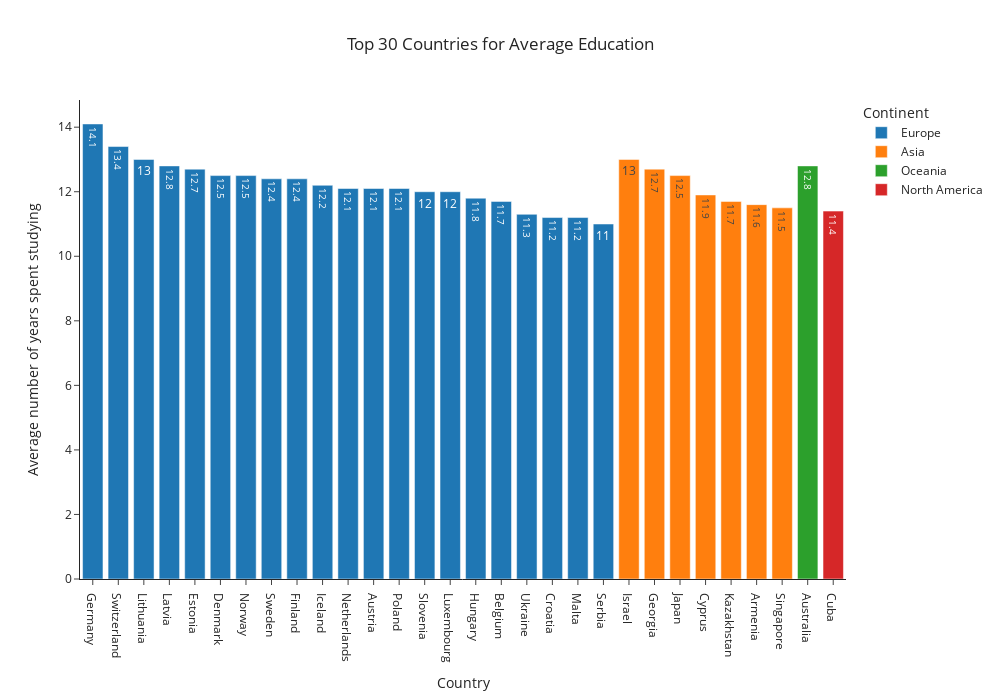

Notebook code for this chart:
### Code cell
fig = px.bar(final_df_2[final_df_2['Year'] == 2015].sort_values('avg_years_of_schooling',ascending=False).head(30),x='Country', y='avg_years_of_schooling',
        color='Continent',template='simple_white', width=1000, height=700, text='avg_years_of_schooling', title='Top 30 Countries for Average Education',
        labels={'avg_years_of_schooling':'Average number of years spent studying'})
fig.update_layout(title_text='Top 30 Countries for Average Education', title_x=0.5)
fig

### Figure 1 — Plotly figure (JSON) as saved in the notebook; plotly's stock layout.template omitted (floating-point values rounded to 4 significant figures)
{"data": [{"alignmentgroup": "True", "hovertemplate": "Continent=Europe<br>Country=%{x}<br>Average number of years spent studying=%{text}<extra></extra>", "legendgroup": "Europe", "marker": {"color": "#1F77B4", "pattern": {"shape": ""}}, "name": "Europe", "offsetgroup": "Europe", "orientation": "v", "showlegend": true, "text": [14.1, 13.4, 13, 12.8, 12.7, 12.5, 12.5, 12.4, 12.4, 12.2, 12.1, 12.1, 12.1, 12, 12, 11.8, 11.7, 11.3, 11.2, 11.2, 11], "textposition": "auto", "type": "bar", "x": ["Germany", "Switzerland", "Lithuania", "Latvia", "Estonia", "Denmark", "Norway", "Sweden", "Finland", "Iceland", "Netherlands", "Austria", "Poland", "Slovenia", "Luxembourg", "Hungary", "Belgium", "Ukraine", "Croatia", "Malta", "Serbia"], "xaxis": "x", "y": [14.1, 13.4, 13, 12.8, 12.7, 12.5, 12.5, 12.4, 12.4, 12.2, 12.1, 12.1, 12.1, 12, 12, 11.8, 11.7, 11.3, 11.2, 11.2, 11], "yaxis": "y"}, {"alignmentgroup": "True", "hovertemplate": "Continent=Asia<br>Country=%{x}<br>Average number of years spent studying=%{text}<extra></extra>", "legendgroup": "Asia", "marker": {"color": "#FF7F0E", "pattern": {"shape": ""}}, "name": "Asia", "offsetgroup": "Asia", "orientation": "v", "showlegend": true, "text": [13, 12.7, 12.5, 11.9, 11.7, 11.6, 11.5], "textposition": "auto", "type": "bar", "x": ["Israel", "Georgia", "Japan", "Cyprus", "Kazakhstan", "Armenia", "Singapore"], "xaxis": "x", "y": [13, 12.7, 12.5, 11.9, 11.7, 11.6, 11.5], "yaxis": "y"}, {"alignmentgroup": "True", "hovertemplate": "Continent=Oceania<br>Country=%{x}<br>Average number of years spent studying=%{text}<extra></extra>", "legendgroup": "Oceania", "marker": {"color": "#2CA02C", "pattern": {"shape": ""}}, "name": "Oceania", "offsetgroup": "Oceania", "orientation": "v", "showlegend": true, "text": [12.8], "textposition": "auto", "type": "bar", "x": ["Australia"], "xaxis": "x", "y": [12.8], "yaxis": "y"}, {"alignmentgroup": "True", "hovertemplate": "Continent=North America<br>Country=%{x}<br>Average number of years spent studying=%{text}<extra></extra>", "legendgroup": "North America", "marker": {"color": "#D62728", "pattern": {"shape": ""}}, "name": "North America", "offsetgroup": "North America", "orientation": "v", "showlegend": true, "text": [11.4], "textposition": "auto", "type": "bar", "x": ["Cuba"], "xaxis": "x", "y": [11.4], "yaxis": "y"}], "layout": {"barmode": "relative", "height": 700, "legend": {"title": {"text": "Continent"}, "tracegroupgap": 0}, "title": {"text": "Top 30 Countries for Average Education", "x": 0.5}, "width": 1000, "xaxis": {"anchor": "y", "domain": [0, 1], "title": {"text": "Country"}}, "yaxis": {"anchor": "x", "domain": [0, 1], "title": {"text": "Average number of years spent studying"}}}}
